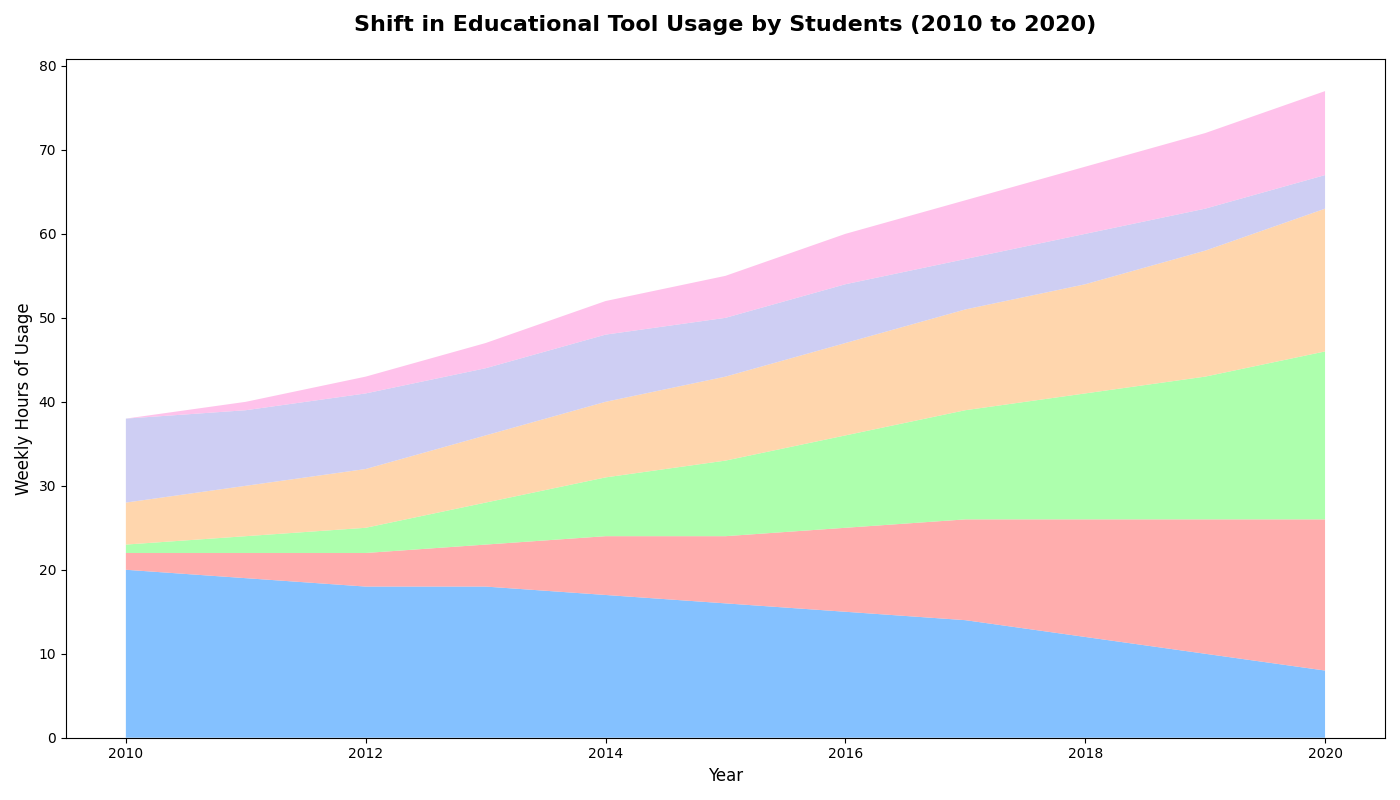

The script that drew this image:
import matplotlib.pyplot as plt
import numpy as np

years = np.arange(2010, 2021)

books = [20, 19, 18, 18, 17, 16, 15, 14, 12, 10, 8]
online_courses = [2, 3, 4, 5, 7, 8, 10, 12, 14, 16, 18]
educational_apps = [1, 2, 3, 5, 7, 9, 11, 13, 15, 17, 20]
videos = [5, 6, 7, 8, 9, 10, 11, 12, 13, 15, 17]
tutoring = [10, 9, 9, 8, 8, 7, 7, 6, 6, 5, 4]
podcasts = [0, 1, 2, 3, 4, 5, 6, 7, 8, 9, 10]  # New data series

plt.figure(figsize=(14, 8))

# Create stacked area plot for all groups with different colors
plt.stackplot(years, books, online_courses, educational_apps, videos, tutoring, podcasts,
              colors=['#66b2ff', '#ff9999', '#99ff99', '#ffcc99', '#c2c2f0', '#ffb3e6'], alpha=0.8)

plt.title("Shift in Educational Tool Usage by Students (2010 to 2020)", fontsize=16, fontweight='bold', pad=20)
plt.xlabel("Year", fontsize=12)
plt.ylabel("Weekly Hours of Usage", fontsize=12)

plt.tight_layout()

plt.show()
